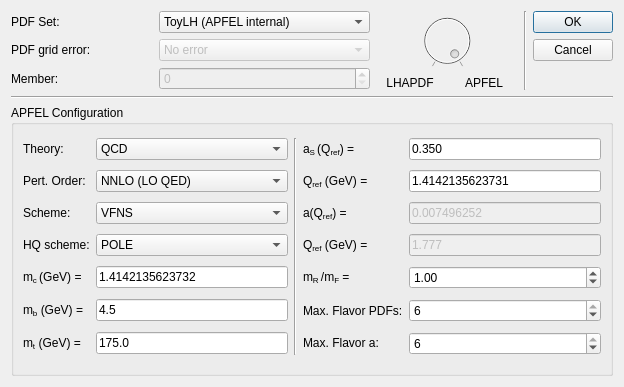
<?xml version="1.0" encoding="UTF-8"?>
<ui version="4.0">
 <class>PDFDialog</class>
 <widget class="QDialog" name="PDFDialog">
  <property name="geometry">
   <rect>
    <x>0</x>
    <y>0</y>
    <width>624</width>
    <height>387</height>
   </rect>
  </property>
  <property name="windowTitle">
   <string>Adding new PDF set</string>
  </property>
  <property name="windowIcon">
   <iconset resource="../resources/resource.qrc">
    <normaloff>:/icons/logo.png</normaloff>:/icons/logo.png</iconset>
  </property>
  <property name="styleSheet">
   <string notr="true"/>
  </property>
  <layout class="QGridLayout" name="gridLayout_2">
   <item row="5" column="0" colspan="5">
    <widget class="QGroupBox" name="groupBox">
     <property name="enabled">
      <bool>true</bool>
     </property>
     <property name="title">
      <string>APFEL Configuration</string>
     </property>
     <layout class="QGridLayout" name="gridLayout_3">
      <item row="0" column="0">
       <widget class="QLabel" name="label_5">
        <property name="text">
         <string>Theory:</string>
        </property>
       </widget>
      </item>
      <item row="0" column="1">
       <widget class="QComboBox" name="comboBox_theory">
        <item>
         <property name="text">
          <string>QCD</string>
         </property>
        </item>
        <item>
         <property name="text">
          <string>QED</string>
         </property>
        </item>
        <item>
         <property name="text">
          <string>QECDP</string>
         </property>
        </item>
        <item>
         <property name="text">
          <string>QCEDP</string>
         </property>
        </item>
        <item>
         <property name="text">
          <string>QavDP</string>
         </property>
        </item>
        <item>
         <property name="text">
          <string>QECDS</string>
         </property>
        </item>
        <item>
         <property name="text">
          <string>QCEDS</string>
         </property>
        </item>
        <item>
         <property name="text">
          <string>QavDS</string>
         </property>
        </item>
       </widget>
      </item>
      <item row="0" column="2" rowspan="7">
       <widget class="Line" name="line_3">
        <property name="orientation">
         <enum>Qt::Vertical</enum>
        </property>
       </widget>
      </item>
      <item row="0" column="3">
       <widget class="QLabel" name="label_16">
        <property name="text">
         <string>&lt;html&gt;&lt;head/&gt;&lt;body&gt;&lt;p&gt;&lt;span style=&quot; font-family:'Symbol';&quot;&gt;a&lt;/span&gt;&lt;span style=&quot; vertical-align:sub;&quot;&gt;S &lt;/span&gt;(Q&lt;span style=&quot; vertical-align:sub;&quot;&gt;ref&lt;/span&gt;) =&lt;/p&gt;&lt;/body&gt;&lt;/html&gt;</string>
        </property>
       </widget>
      </item>
      <item row="0" column="4">
       <widget class="QLineEdit" name="lineEdit_as">
        <property name="text">
         <string>0.350</string>
        </property>
       </widget>
      </item>
      <item row="1" column="0">
       <widget class="QLabel" name="label_8">
        <property name="text">
         <string>Pert. Order:</string>
        </property>
       </widget>
      </item>
      <item row="1" column="1">
       <widget class="QComboBox" name="comboBox_ptord">
        <property name="currentIndex">
         <number>2</number>
        </property>
        <item>
         <property name="text">
          <string>LO (LO QED)</string>
         </property>
        </item>
        <item>
         <property name="text">
          <string>NLO (LO QED)</string>
         </property>
        </item>
        <item>
         <property name="text">
          <string>NNLO (LO QED)</string>
         </property>
        </item>
       </widget>
      </item>
      <item row="1" column="3">
       <widget class="QLabel" name="label_17">
        <property name="text">
         <string>&lt;html&gt;&lt;head/&gt;&lt;body&gt;&lt;p&gt;Q&lt;span style=&quot; vertical-align:sub;&quot;&gt;ref&lt;/span&gt; (GeV) =&lt;/p&gt;&lt;/body&gt;&lt;/html&gt;</string>
        </property>
       </widget>
      </item>
      <item row="1" column="4">
       <widget class="QLineEdit" name="lineEdit_Qas">
        <property name="enabled">
         <bool>true</bool>
        </property>
        <property name="text">
         <string>1.4142135623731</string>
        </property>
       </widget>
      </item>
      <item row="2" column="0">
       <widget class="QLabel" name="label_6">
        <property name="text">
         <string>Scheme:</string>
        </property>
       </widget>
      </item>
      <item row="2" column="1">
       <widget class="QComboBox" name="comboBox_scheme">
        <item>
         <property name="text">
          <string>VFNS</string>
         </property>
        </item>
        <item>
         <property name="text">
          <string>FFNS, 3 flavors</string>
         </property>
        </item>
        <item>
         <property name="text">
          <string>FFNS, 4 flavors</string>
         </property>
        </item>
        <item>
         <property name="text">
          <string>FFNS, 5 flavors</string>
         </property>
        </item>
        <item>
         <property name="text">
          <string>FFNS, 6 flavors</string>
         </property>
        </item>
       </widget>
      </item>
      <item row="2" column="3">
       <widget class="QLabel" name="label_18">
        <property name="text">
         <string>&lt;html&gt;&lt;head/&gt;&lt;body&gt;&lt;p&gt;&lt;span style=&quot; font-family:'Symbol';&quot;&gt;a&lt;/span&gt;&lt;span style=&quot; vertical-align:sub;&quot;/&gt;(Q&lt;span style=&quot; vertical-align:sub;&quot;&gt;ref&lt;/span&gt;) =&lt;/p&gt;&lt;/body&gt;&lt;/html&gt;</string>
        </property>
       </widget>
      </item>
      <item row="2" column="4">
       <widget class="QLineEdit" name="lineEdit_a">
        <property name="enabled">
         <bool>false</bool>
        </property>
        <property name="text">
         <string>0.007496252</string>
        </property>
       </widget>
      </item>
      <item row="3" column="0">
       <widget class="QLabel" name="label_7">
        <property name="text">
         <string>HQ scheme:</string>
        </property>
       </widget>
      </item>
      <item row="3" column="1">
       <widget class="QComboBox" name="comboBox_hqscheme">
        <property name="enabled">
         <bool>true</bool>
        </property>
        <item>
         <property name="text">
          <string>POLE</string>
         </property>
        </item>
        <item>
         <property name="text">
          <string>MSbar</string>
         </property>
        </item>
       </widget>
      </item>
      <item row="3" column="3">
       <widget class="QLabel" name="label_19">
        <property name="text">
         <string>&lt;html&gt;&lt;head/&gt;&lt;body&gt;&lt;p&gt;Q&lt;span style=&quot; vertical-align:sub;&quot;&gt;ref&lt;/span&gt; (GeV) =&lt;/p&gt;&lt;/body&gt;&lt;/html&gt;</string>
        </property>
       </widget>
      </item>
      <item row="3" column="4">
       <widget class="QLineEdit" name="lineEdit_Qa">
        <property name="enabled">
         <bool>false</bool>
        </property>
        <property name="text">
         <string>1.777</string>
        </property>
       </widget>
      </item>
      <item row="4" column="0">
       <widget class="QLabel" name="label_20">
        <property name="text">
         <string>&lt;html&gt;&lt;head/&gt;&lt;body&gt;&lt;p&gt;m&lt;span style=&quot; vertical-align:sub;&quot;&gt;c &lt;/span&gt; (GeV) =&lt;/p&gt;&lt;/body&gt;&lt;/html&gt;</string>
        </property>
       </widget>
      </item>
      <item row="4" column="1">
       <widget class="QLineEdit" name="lineEdit_mc">
        <property name="inputMethodHints">
         <set>Qt::ImhDigitsOnly</set>
        </property>
        <property name="inputMask">
         <string notr="true"/>
        </property>
        <property name="text">
         <string>1.4142135623732</string>
        </property>
        <property name="alignment">
         <set>Qt::AlignLeading|Qt::AlignLeft|Qt::AlignVCenter</set>
        </property>
       </widget>
      </item>
      <item row="4" column="3">
       <widget class="QLabel" name="label_23">
        <property name="text">
         <string>&lt;html&gt;&lt;head/&gt;&lt;body&gt;&lt;p&gt;&lt;span style=&quot; font-family:'Symbol';&quot;&gt;m&lt;/span&gt;&lt;span style=&quot; vertical-align:sub;&quot;&gt;R &lt;/span&gt;/&lt;span style=&quot; vertical-align:sub;&quot;/&gt;&lt;span style=&quot; font-family:'Symbol';&quot;&gt;m&lt;/span&gt;&lt;span style=&quot; vertical-align:sub;&quot;&gt;F&lt;/span&gt; =&lt;/p&gt;&lt;/body&gt;&lt;/html&gt;</string>
        </property>
       </widget>
      </item>
      <item row="4" column="4">
       <widget class="QDoubleSpinBox" name="doubleSpinBox_murmuf">
        <property name="value">
         <double>1.000000000000000</double>
        </property>
       </widget>
      </item>
      <item row="5" column="0">
       <widget class="QLabel" name="label_21">
        <property name="text">
         <string>&lt;html&gt;&lt;head/&gt;&lt;body&gt;&lt;p&gt;m&lt;span style=&quot; vertical-align:sub;&quot;&gt;b&lt;/span&gt; (GeV) =&lt;/p&gt;&lt;/body&gt;&lt;/html&gt;</string>
        </property>
       </widget>
      </item>
      <item row="5" column="1">
       <widget class="QLineEdit" name="lineEdit_mb">
        <property name="text">
         <string>4.5</string>
        </property>
       </widget>
      </item>
      <item row="5" column="3">
       <widget class="QLabel" name="label_24">
        <property name="text">
         <string>Max. Flavor PDFs:</string>
        </property>
       </widget>
      </item>
      <item row="5" column="4">
       <widget class="QSpinBox" name="spinBox_maxpdf">
        <property name="minimum">
         <number>3</number>
        </property>
        <property name="maximum">
         <number>6</number>
        </property>
        <property name="value">
         <number>6</number>
        </property>
       </widget>
      </item>
      <item row="6" column="0">
       <widget class="QLabel" name="label_22">
        <property name="text">
         <string>&lt;html&gt;&lt;head/&gt;&lt;body&gt;&lt;p&gt;m&lt;span style=&quot; vertical-align:sub;&quot;&gt;t&lt;/span&gt; (GeV) =&lt;/p&gt;&lt;/body&gt;&lt;/html&gt;</string>
        </property>
       </widget>
      </item>
      <item row="6" column="1">
       <widget class="QLineEdit" name="lineEdit_mt">
        <property name="text">
         <string>175.0</string>
        </property>
       </widget>
      </item>
      <item row="6" column="3">
       <widget class="QLabel" name="label_25">
        <property name="text">
         <string>&lt;html&gt;&lt;head/&gt;&lt;body&gt;&lt;p&gt;Max. Flavor &lt;span style=&quot; font-family:'Symbol';&quot;&gt;a:&lt;/span&gt;&lt;/p&gt;&lt;/body&gt;&lt;/html&gt;</string>
        </property>
       </widget>
      </item>
      <item row="6" column="4">
       <widget class="QSpinBox" name="spinBox_maxa">
        <property name="enabled">
         <bool>true</bool>
        </property>
        <property name="minimum">
         <number>3</number>
        </property>
        <property name="maximum">
         <number>6</number>
        </property>
        <property name="value">
         <number>6</number>
        </property>
       </widget>
      </item>
     </layout>
     <zorder>lineEdit_Qas</zorder>
     <zorder>comboBox_scheme</zorder>
     <zorder>line_3</zorder>
     <zorder>lineEdit_as</zorder>
     <zorder>label_5</zorder>
     <zorder>label_17</zorder>
     <zorder>label_6</zorder>
     <zorder>comboBox_ptord</zorder>
     <zorder>comboBox_theory</zorder>
     <zorder>label_8</zorder>
     <zorder>label_16</zorder>
     <zorder>label_18</zorder>
     <zorder>lineEdit_a</zorder>
     <zorder>comboBox_hqscheme</zorder>
     <zorder>label_7</zorder>
     <zorder>label_19</zorder>
     <zorder>lineEdit_Qa</zorder>
     <zorder>lineEdit_mc</zorder>
     <zorder>doubleSpinBox_murmuf</zorder>
     <zorder>label_20</zorder>
     <zorder>label_23</zorder>
     <zorder>lineEdit_mb</zorder>
     <zorder>spinBox_maxpdf</zorder>
     <zorder>label_24</zorder>
     <zorder>label_21</zorder>
     <zorder>spinBox_maxa</zorder>
     <zorder>lineEdit_mt</zorder>
     <zorder>label_25</zorder>
     <zorder>label_22</zorder>
    </widget>
   </item>
   <item row="0" column="3" rowspan="3">
    <widget class="Line" name="line_2">
     <property name="orientation">
      <enum>Qt::Vertical</enum>
     </property>
    </widget>
   </item>
   <item row="0" column="4" rowspan="3">
    <widget class="QDialogButtonBox" name="buttonBox">
     <property name="orientation">
      <enum>Qt::Vertical</enum>
     </property>
     <property name="standardButtons">
      <set>QDialogButtonBox::Cancel|QDialogButtonBox::Ok</set>
     </property>
    </widget>
   </item>
   <item row="0" column="1">
    <widget class="QComboBox" name="comboPDFset">
     <item>
      <property name="text">
       <string>ToyLH (APFEL internal)</string>
      </property>
     </item>
    </widget>
   </item>
   <item row="4" column="0" colspan="5">
    <widget class="Line" name="line">
     <property name="orientation">
      <enum>Qt::Horizontal</enum>
     </property>
    </widget>
   </item>
   <item row="0" column="2" rowspan="3">
    <layout class="QGridLayout" name="gridLayout">
     <item row="1" column="1">
      <widget class="QLabel" name="label_2">
       <property name="text">
        <string>LHAPDF</string>
       </property>
       <property name="alignment">
        <set>Qt::AlignCenter</set>
       </property>
      </widget>
     </item>
     <item row="0" column="1" colspan="2">
      <widget class="QDial" name="dialDLAGP">
       <property name="enabled">
        <bool>false</bool>
       </property>
       <property name="minimum">
        <number>0</number>
       </property>
       <property name="maximum">
        <number>1</number>
       </property>
       <property name="singleStep">
        <number>1</number>
       </property>
       <property name="pageStep">
        <number>0</number>
       </property>
       <property name="value">
        <number>1</number>
       </property>
       <property name="sliderPosition">
        <number>1</number>
       </property>
       <property name="tracking">
        <bool>true</bool>
       </property>
       <property name="orientation">
        <enum>Qt::Horizontal</enum>
       </property>
       <property name="invertedAppearance">
        <bool>false</bool>
       </property>
       <property name="invertedControls">
        <bool>false</bool>
       </property>
       <property name="wrapping">
        <bool>false</bool>
       </property>
       <property name="notchesVisible">
        <bool>true</bool>
       </property>
      </widget>
     </item>
     <item row="1" column="2">
      <widget class="QLabel" name="label_3">
       <property name="text">
        <string>APFEL</string>
       </property>
       <property name="alignment">
        <set>Qt::AlignCenter</set>
       </property>
      </widget>
     </item>
    </layout>
   </item>
   <item row="0" column="0">
    <widget class="QLabel" name="label">
     <property name="text">
      <string>PDF Set:</string>
     </property>
    </widget>
   </item>
   <item row="1" column="1">
    <widget class="QComboBox" name="comboPDFerror">
     <property name="enabled">
      <bool>false</bool>
     </property>
     <item>
      <property name="text">
       <string>No error</string>
      </property>
     </item>
     <item>
      <property name="text">
       <string>Monte Carlo - Standard Deviation</string>
      </property>
     </item>
     <item>
      <property name="text">
       <string>Hessian - Eigenstate 68% c.l.</string>
      </property>
     </item>
     <item>
      <property name="text">
       <string>Hessian - Eigenstate 90% c.l.</string>
      </property>
     </item>
     <item>
      <property name="text">
       <string>Hessian - Symmetric Eigenstate</string>
      </property>
     </item>
    </widget>
   </item>
   <item row="2" column="1">
    <widget class="QSpinBox" name="member">
     <property name="enabled">
      <bool>false</bool>
     </property>
     <property name="maximum">
      <number>10000</number>
     </property>
    </widget>
   </item>
   <item row="1" column="0">
    <widget class="QLabel" name="label_4">
     <property name="text">
      <string>PDF grid error:</string>
     </property>
    </widget>
   </item>
   <item row="2" column="0">
    <widget class="QLabel" name="label_9">
     <property name="text">
      <string>Member:</string>
     </property>
    </widget>
   </item>
  </layout>
 </widget>
 <resources>
  <include location="../resources/resource.qrc"/>
 </resources>
 <connections>
  <connection>
   <sender>buttonBox</sender>
   <signal>accepted()</signal>
   <receiver>PDFDialog</receiver>
   <slot>accept()</slot>
   <hints>
    <hint type="sourcelabel">
     <x>248</x>
     <y>254</y>
    </hint>
    <hint type="destinationlabel">
     <x>157</x>
     <y>272</y>
    </hint>
   </hints>
  </connection>
  <connection>
   <sender>buttonBox</sender>
   <signal>rejected()</signal>
   <receiver>PDFDialog</receiver>
   <slot>reject()</slot>
   <hints>
    <hint type="sourcelabel">
     <x>316</x>
     <y>260</y>
    </hint>
    <hint type="destinationlabel">
     <x>286</x>
     <y>272</y>
    </hint>
   </hints>
  </connection>
 </connections>
</ui>
